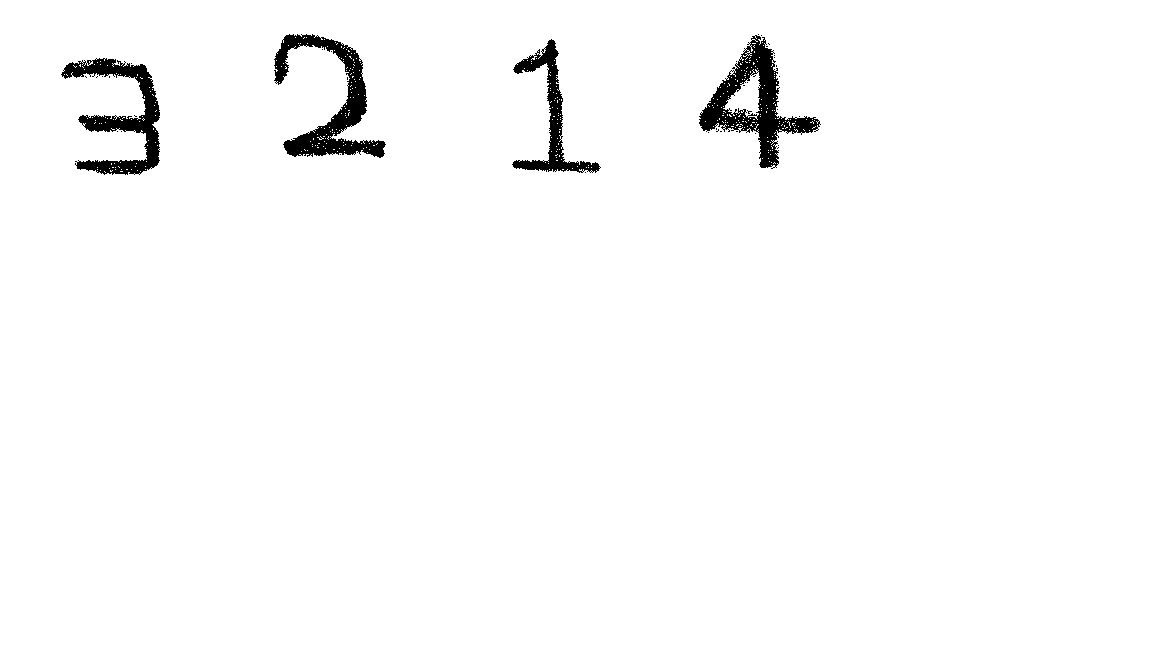
#> input picture Digit_recognizations/input2.jpg, 1152 x 648 px
$ jupyter execute --allow-errors Handwritten_Digit_Recognition.ipynb
#> lines starting #> are read from the running program, lines starting #| are printed output that depends on the picture; after the words box and inside, x2 and y2 are one past the last pixel; in counts of white or black regions, pixels touching at a corner belong together
[cell 1]
import cv2
import numpy as np
import tensorflow as tf
from tensorflow.keras.datasets import mnist
from tensorflow.keras.utils import to_categorical
from tensorflow.keras.models import Sequential
from tensorflow.keras.layers import Conv2D,MaxPooling2D,Flatten,Dense,Dropout

#> (a cell that did not finish here is left out)

#> (a cell that did not finish here is left out)

#> (a cell that did not finish here is left out)

#> (a cell that did not finish here is left out)

#> (a cell that did not finish here is left out)

#> (a cell that did not finish here is left out)

#> (a cell that did not finish here is left out)

[cell 9]
class myCallback(tf.keras.callbacks.Callback):
    def on_epoch_end(self, epoch, logs={}):
        print(logs.get('accuracy'))
        if(logs.get('accuracy')>=0.992):
            print("\nReached 99.2% accuracy so cancelling training!")
            self.model.stop_training = True

callbacks = myCallback()

#> (a cell that did not finish here is left out)

[cell 11]
import cv2
from google.colab.patches import cv2_imshow

def prepImg(data):
    return cv2.resize(data,(28,28)).reshape(28,28,1)/255.0

img = cv2.imread("input2.jpg")
#> img is the input picture: shape (648, 1152, 3); min 0, max 255, mean 249.7
gray = cv2.cvtColor(img,cv2.COLOR_BGR2GRAY)
blur = cv2.GaussianBlur(gray, (5,5) , 0)
ret , im_th = cv2.threshold(blur, 180 , 400 , cv2.THRESH_BINARY_INV)
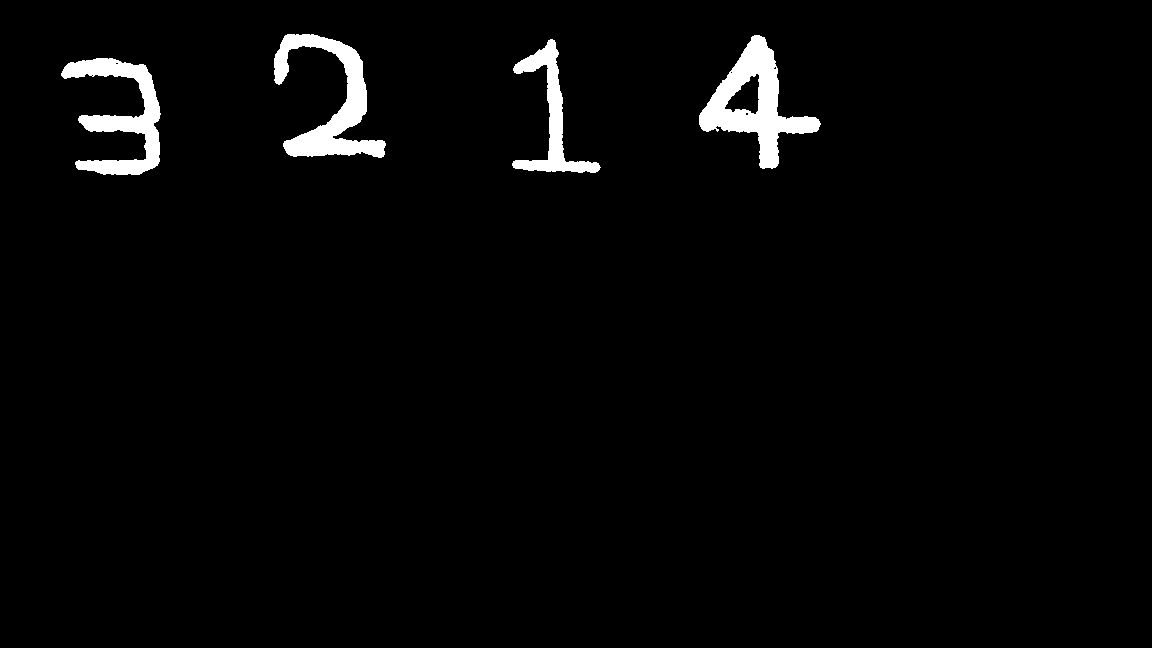
#> im_th: shape (648, 1152); 2.4% white; 4 white regions
ctrs , hier = cv2.findContours(im_th.copy(),cv2.RETR_EXTERNAL, cv2.CHAIN_APPROX_SIMPLE)
#> ctrs = 4 contours; box (x1, y1, x2, y2) and area: (699, 35, 821, 169) 6251, (274, 34, 386, 158) 4709, (61, 58, 161, 175) 4240, (512, 39, 601, 173) 2708
rects = [cv2.boundingRect(ctr) for ctr in ctrs]
#> rects = [(61, 58, 100, 117), (512, 39, 89, 134), (699, 35, 122, 134), (274, 34, 112, 124)]

cv2_imshow(im_th)
cv2.waitKey(0)


$ run again, with Digit_recognizations/input.jpg copied over Digit_recognizations/input2.jpg
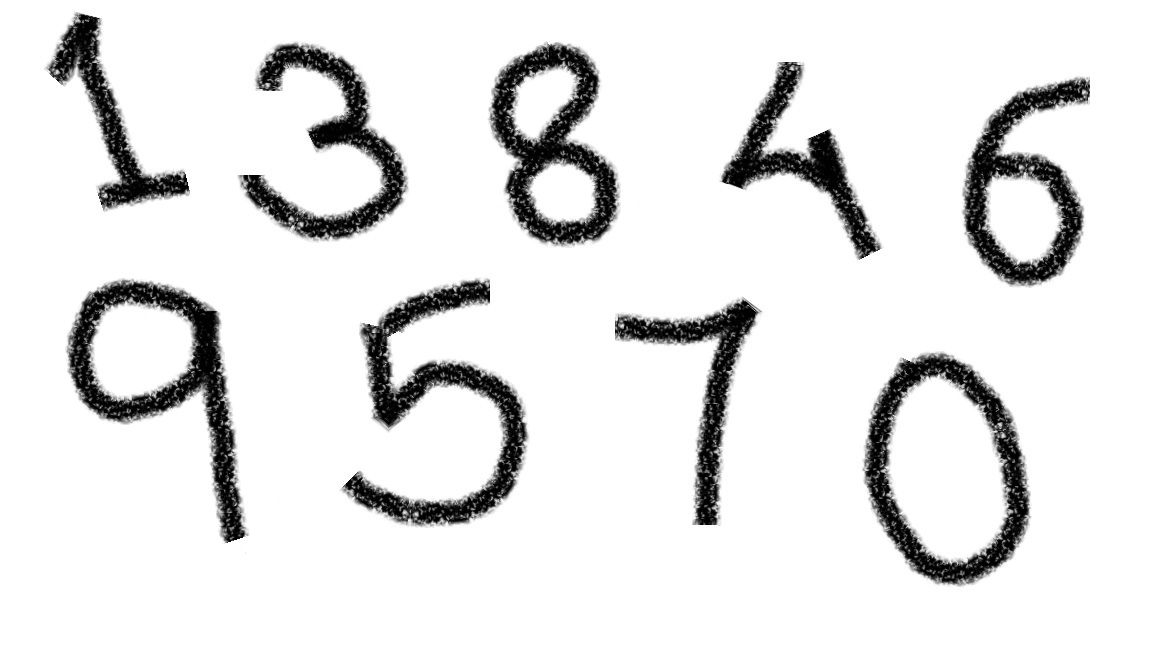
#> input picture Digit_recognizations/input.jpg, 1152 x 648 px
#> img is the input picture: shape (648, 1152, 3); min 0, max 255, mean 228.5
#> `ret , im_th = cv2.threshold(blur, 180 , 400 , cv2.THRESH_BINARY_INV)`:
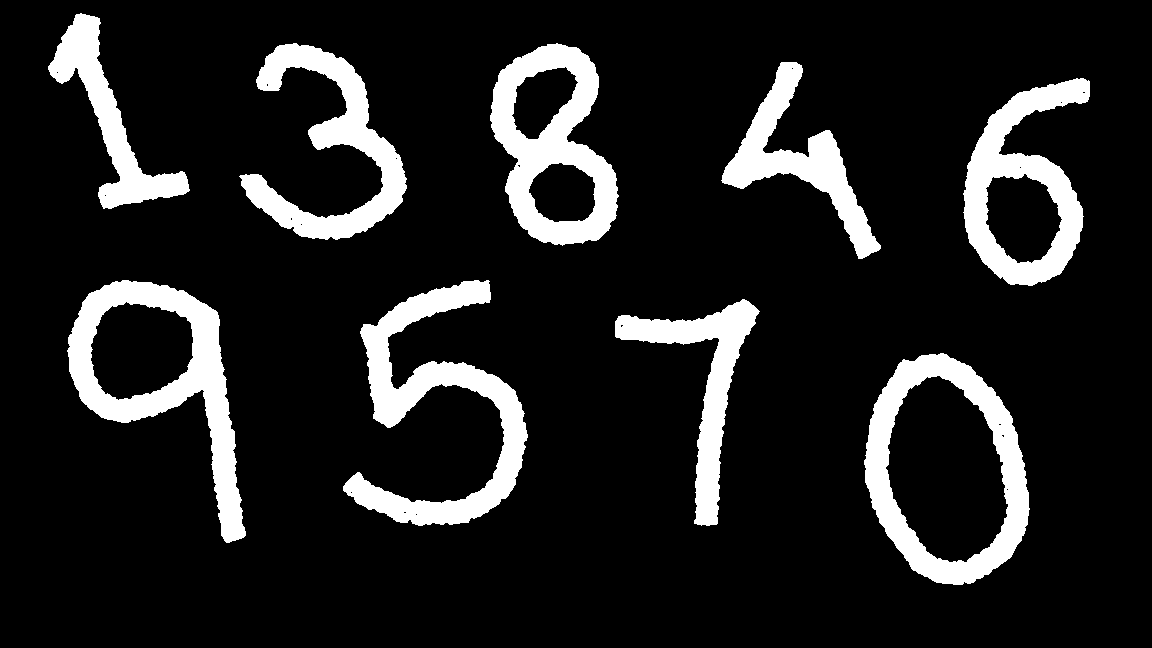
#> im_th: shape (648, 1152); 12.9% white; 9 white regions
#> ctrs = 9 contours; largest, box (x1, y1, x2, y2) and area: (864, 353, 1030, 585) 28632, (67, 280, 246, 543) 20535, (490, 43, 619, 246) 17792, (963, 78, 1090, 286) 15440, (343, 280, 528, 526) 13372
#> rects = [(864, 353, 166, 232), (615, 299, 145, 227), (343, 280, 185, 246), (67, 280, 179, 263), (963, 78, 127, 208), (721, 62, 160, 197), (490, 43, 129, 203), (239, 43, 168, 197), (48, 13, 142, 196)]
